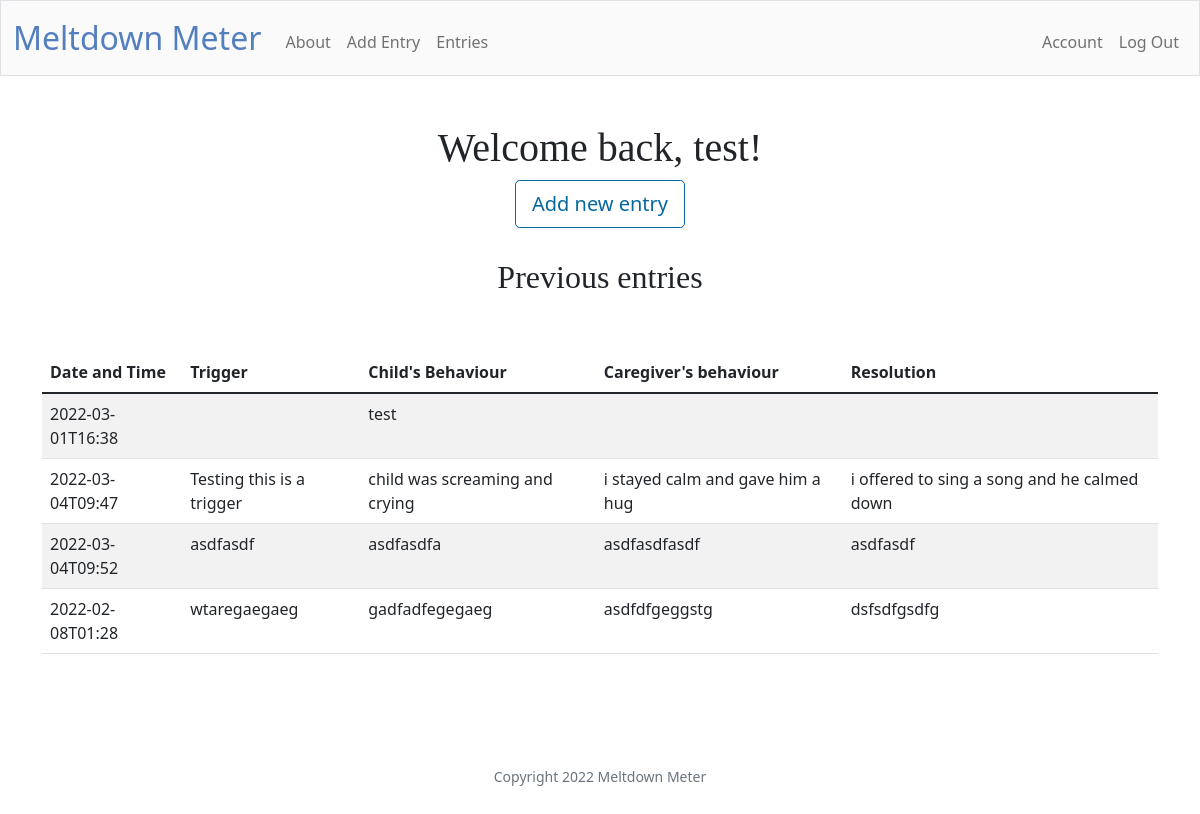
Before: / (signed in) with the older database file.
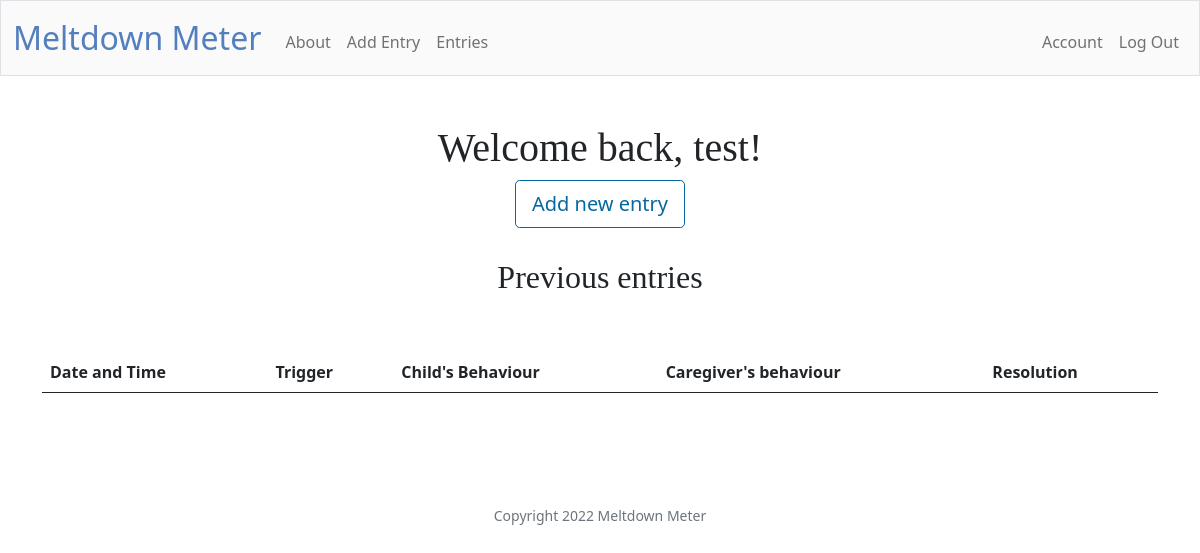
After: the same page with the newer database file.
### tables this page shows
CREATE TABLE "entries" ('datetime' DATETIME, 'before' TEXT, 'during' TEXT,'response' TEXT, 'resolved' TEXT, 'intensity' INTEGER, 'duration' INTEGER, 'child_id' INTEGER, 'user_id' INTEGER, 'id'  INTEGER PRIMARY KEY AUTOINCREMENT NOT NULL , 'posted_at'  DATETIME DEFAULT CURRENT_TIMESTAMP  );

### app.py (the view)
@app.route("/")
@login_required
def index():
    entries = db.execute("""
        SELECT *
        FROM entries
        WHERE user_id = ?""", session["user_id"])
    username = db.execute("""
        SELECT username
        FROM users
        WHERE id = ?""", session["user_id"])[0]["username"]
    return render_template("index.html", entries=entries, username=username)

### app.py (called while the page is built)
@app.after_request
def after_request(response):
    response.headers["Cache-Control"] = "no-cache, no-store, must-revalidate"
    response.headers["Expires"] = 0
    response.headers["Pragma"] = "no-cache"
    return response

### helpers.py (called while the page is built)
def login_required(f):
    @wraps(f)
    def decorated_function(*args, **kwargs):
        if session.get("user_id") is None:
            return redirect("/login")
        return f(*args, **kwargs)
    return decorated_function

### templates/index.html (shortened to what this page needs)
{% extends "layout.html" %}
{% block main %}
    {% block body %}
        <h1> Welcome back, {{ username }}! </h1>
        <a class="btn btn-lg btn-block btn-outline-primary" href="/add" role="button">Add new entry</a>
        <h2 class="indexpage"> Previous entries </h2>
        <main class="container py-5 text-center">
            <table class="table table-striped">
                <thead>
                    <tr>
                        <th class="text-start">Date and Time</th>
                        <th class="text-start">Trigger</th>
                        <th class="text-start">Child's Behaviour</th>
                        <th class="text-start">Caregiver's behaviour</th>
                        <th class="text-start">Resolution</th>
                    </tr>
                </thead>
                <tbody>
                    {% for entry in entries %}
                        <tr>
                            <td class="text-start">{{ entry["datetime"] }} </td>
                            <td class="text-start">{{ entry["before"] }}</td>
                            <td class="text-start">{{ entry["during"] }}</td>
                            <td class="text-start">{{ entry["response"] }}</td>
                            <td class="text-start">{{ entry["resolved"] }}</td>
                        </tr>
                    {% endfor %}
                </tbody>
            </table>
        </main>
    {% endblock %}
{% endblock %}

Changed rows visible on the page:
no longer on this page (row edited): entries: datetime "2022-03-01T16:38", during "test"
no longer on this page (row edited): entries: datetime "2022-03-04T09:47", before "Testing this is a trigger", during "child was screaming and crying", response "i stayed calm and gave him a hug", resolved "i offered to sing a song and he calmed down"
removed entries: datetime "2022-03-04T09:52", before "asdfasdf", during "asdfasdfa", response "asdfasdfasdf", resolved "asdfasdf"
removed entries: datetime "2022-02-08T01:28", before "wtaregaegaeg", during "gadfadfegegaeg", response "asdfdfgeggstg", resolved "dsfsdfgsdfg"
